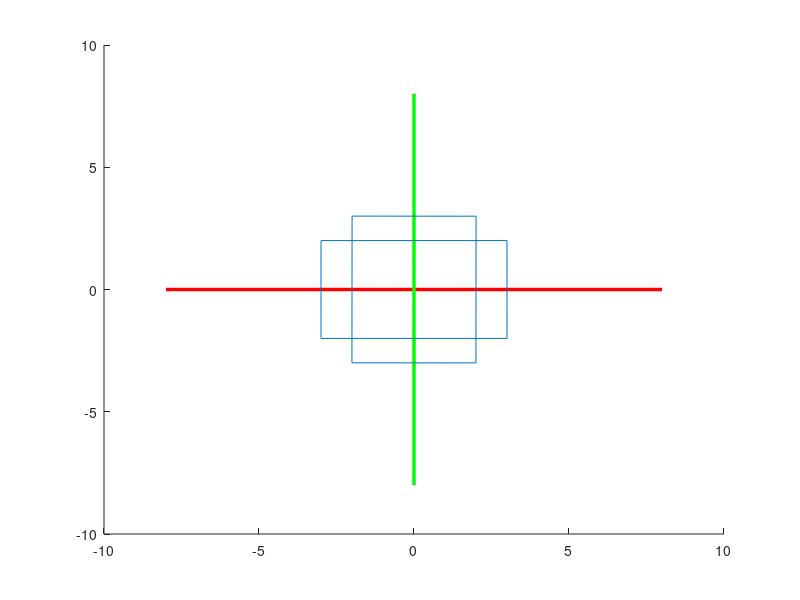

Here is the MATLAB script that generated this plot:
close all
angle_rad = deg2rad(90);
for t=0:0.01:angle_rad
    clf
%PLANO CARTECIANO--------------------------------------------------------- 
%line(Xi Xf],[Yi Yf],[Zi Zf]
 line([-8 8],[0 0],[0 0],'color',[1 0 0],'linewidth',2.5);
 line([0 0],[-8 8],[0 0],'color',[0 1 0],'linewidth',2.5);
%COORDENADAS--------------------------------------------------------------
p1 = [-3 -2];
p2 = [3 -2];
p3 = [3 2];
p4 = [-3 2];
%LINEAS DEL PLANO
%CUADRO-------------------------------------------------------------------
line ([p1(1) p2(1)],[p1(2) p2(2)],[0 0]);
line ([p2(1) p3(1)],[p2(2) p3(2)],[0 0]);
line ([p3(1) p4(1)],[p3(2) p4(2)],[0 0]);
line ([p1(1) p4(1)],[p1(2) p4(2)],[0 0]);

%ROTACION EN Z------------------------------------------------------------

Rz = [cos(t) -sin(t); sin(t) cos(t)];

p1r = Rz*p1';
p2r = Rz*p2';
p3r = Rz*p3';
p4r = Rz*p4';

%DIBUJO DE ROTACION-------------------------------------------------------
line ([p1r(1) p2r(1)],[p1r(2) p2r(2)],[0 0]);
line ([p2r(1) p3r(1)],[p2r(2) p3r(2)],[0 0]);
line ([p3r(1) p4r(1)],[p3r(2) p4r(2)],[0 0]);
line ([p1r(1) p4r(1)],[p1r(2) p4r(2)],[0 0]);
pause(0.01)
end
